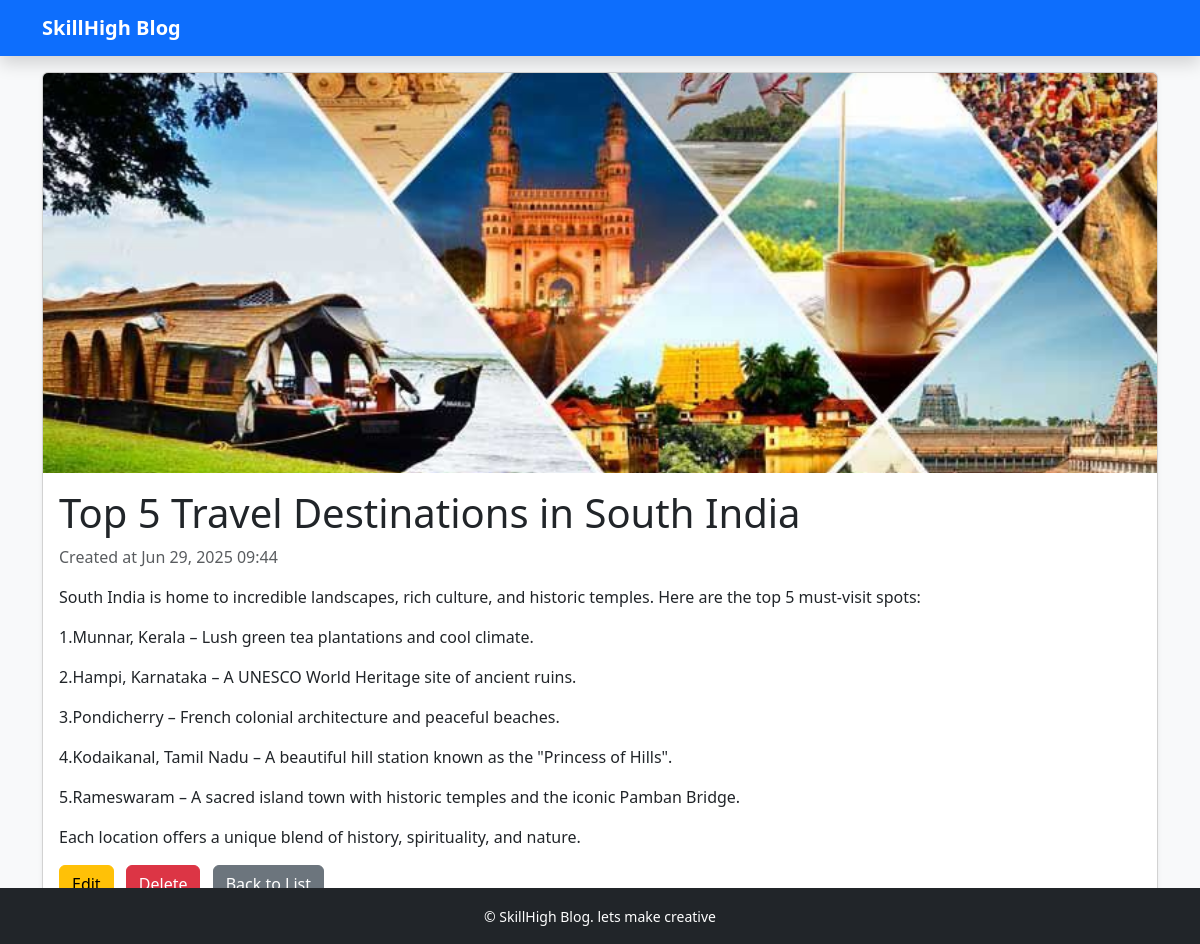
The app's page /blog/post/21/ with its own data.
### blog/models.py (models this page shows, shortened)
class Post(models.Model):
    title = models.CharField(max_length=200)
    content = models.TextField()
    image = models.ImageField(upload_to='post_images/', blank=True, null=True)
    created_at = models.DateTimeField(auto_now_add=True)
    updated_at = models.DateTimeField(auto_now=True)

### blog/views.py (the view)
# urls.py: path('post/<int:pk>/', views.post_detail, name='post_detail'),
def post_detail(request, pk):
    post = get_object_or_404(Post, pk=pk)
    return render(request, 'blog/post_detail.html', {'object': post})

### templates/blog/post_detail.html (shortened to what this page needs)
{% extends 'base.html' %}
{% block content %}
<div class="card mb-4 shadow-sm">
    {% if object.image %}
        <img src="{{ object.image.url }}" class="card-img-top" alt="{{ object.title }}" style="max-height: 400px; object-fit: cover;">
    {% endif %}
    <div class="card-body">
        <h1 class="card-title">{{ object.title }}</h1>
        <p class="text-muted">Created at {{ object.created_at|date:"M d, Y H:i" }}</p>
        <div class="mb-3">
            {{ object.content|linebreaks }}
        </div>
        <a href="{% url 'blog:post_edit' object.pk %}" class="btn btn-warning me-2">Edit</a>
        <a href="{% url 'blog:post_delete' object.pk %}" class="btn btn-danger me-2">Delete</a>
        <a href="{% url 'blog:post_list' %}" class="btn btn-secondary">Back to List</a>
    </div>
</div>
{% endblock %}

### records on screen
Post: image (picture), title "Top 5 Travel Destinations in South India", created_at "Jun 29, 2025 09:44", content "South India is home to incredible landscapes, rich culture, and historic temples. Here are the top 5 must-visit spots: 1.Munnar, Kerala – Lush green tea plantations and cool climate. 2.Hampi, Karnataka – A UNESCO World Heritage site of ancient ruins. 3.Pondicherry – French colonial architecture and peaceful beaches. 4.Kodaikanal, Tamil Nadu – A beautiful hill station known as the \"Princess of Hills\". 5.Rameswaram – A sacred island town with historic temples and the iconic Pamban Bridge. Each location offers a unique blend of history, spirituality, and nature."
